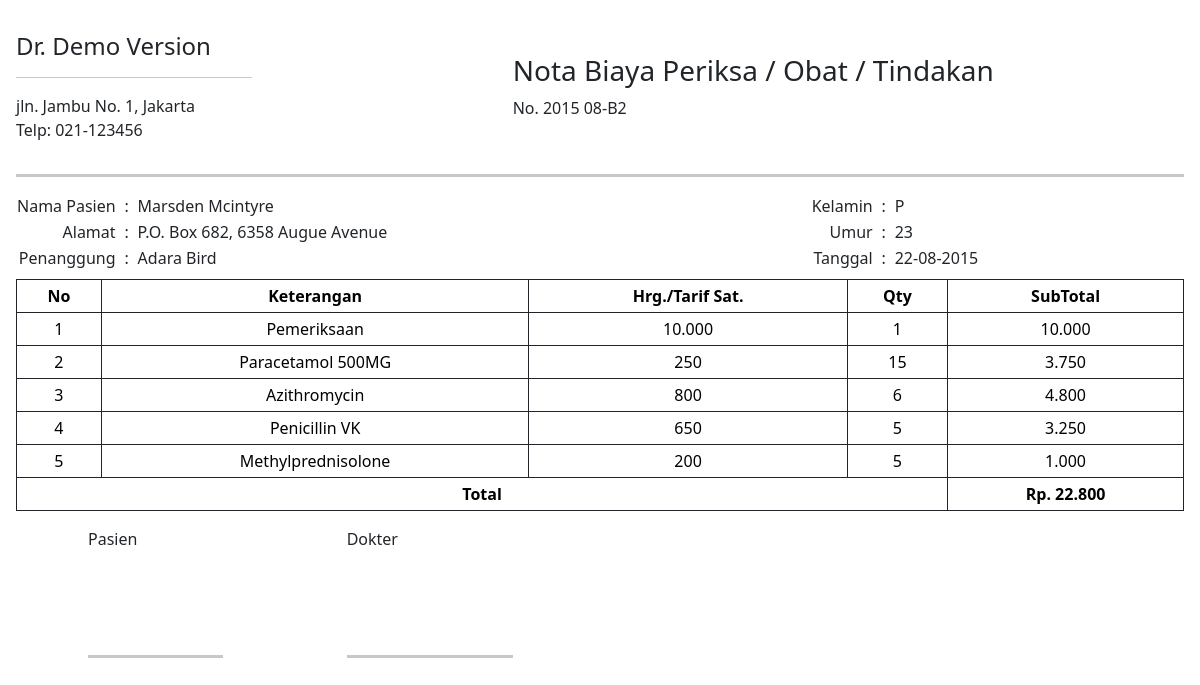
The page / on the database its author committed.
### tables this page shows
CREATE TABLE `transactions` (
  `transaction_id` int(11) NOT NULL,
  `patient_id` int(11) DEFAULT NULL,
  `doctor_id` int(11) DEFAULT NULL,
  `transaction_number` varchar(15) DEFAULT NULL,
  `transaction_insurer` varchar(50) DEFAULT NULL,
  `transation_date` date DEFAULT NULL
);

CREATE TABLE `patients` (
  `patient_id` int(11) NOT NULL,
  `patient_name` varchar(50) DEFAULT NULL,
  `patient_gender` enum('L','P') DEFAULT NULL,
  `patient_age` int(11) DEFAULT NULL,
  `patient_address` text DEFAULT NULL
);

CREATE TABLE `transactions_detail` (
  `transaction_detail_id` int(11) NOT NULL,
  `transaction_id` int(11) DEFAULT NULL,
  `service_id` int(11) DEFAULT NULL,
  `qty` int(11) DEFAULT NULL
);

CREATE TABLE `services` (
  `service_id` int(11) NOT NULL,
  `service_name` varchar(100) DEFAULT NULL,
  `service_category` enum('Layanan','Obat') DEFAULT NULL,
  `service_price` int(11) DEFAULT NULL
);

### index.php (the view, shortened to what this page needs)
<!doctype html>
<html lang="en">
<head>
    <link href="https://cdn.jsdelivr.net/npm/bootstrap@5.3.3/dist/css/bootstrap.min.css" rel="stylesheet">
</head>
<body>
    <?php
    include 'connection.php';
    $sql = "SELECT  t.transaction_number, t.transaction_insurer,p.patient_name, p.patient_address, p.patient_gender, p.patient_age, d.doctor_name, t.transation_date
            FROM transactions t
            JOIN patients p ON t.patient_id = p.patient_id
            JOIN doctors d ON t.doctor_id = d.doctor_id
            WHERE t.transaction_id = 1;";
    $result = $connection->query($sql);
    $row = $result->fetch_assoc();
    ?>
    <div class="container-fluid mt-3 text-dark p-3 justify-content-center">
        <div class="row align-items-center">
            <div class="col-md-5">
                <h4>Dr. Demo Version</h4>
                <hr class="w-50">
                <p>
                    jln. Jambu No. 1, Jakarta
                    <br>
                    Telp: 021-123456
                </p>
            </div>
            <div class="col-md-6">
                <h3>Nota Biaya Periksa / Obat / Tindakan</h3>
                <p>No. <?= $row['transaction_number'] ?></p>
            </div>
        </div>
        <hr class="border-dark border-3">
        <div class="row align-items-center justify-content-center mb-2">
            <div class="col-md-8">
                <table>
                    <tr>
                        <td class="text-end">Nama Pasien</td>
                        <td style="width: 20px;" class="text-center">:</td>
                        <td class="text-start"><?= $row['patient_name'] ?></td>
                    </tr>
                    <tr>
                        <td class="text-end">Alamat</td>
                        <td style="width: 20px;" class="text-center">:</td>
                        <td class="text-start"><?= $row['patient_address'] ?></td>
                    </tr>
                    <tr>
                        <td class="text-end">Penanggung</td>
                        <td style="width: 20px;" class="text-center">:</td>
                        <td class="text-start"><?= $row['transaction_insurer'] ?></td>
                    </tr>
                </table>
            </div>
            <div class="col-md-4">
                <table>
                    <tr>
                        <td class="text-end">Kelamin</td>
                        <td style="width: 20px;" class="text-center">:</td>
                        <td class="text-start"><?= $row['patient_gender'] ?></td>
                    </tr>
                    <tr>
                        <td class="text-end">Umur</td>
                        <td style="width: 20px;" class="text-center">:</td>
                        <td class="text-start"><?= $row['patient_age'] ?></td>
                    </tr>
                    <tr>
                        <td class="text-end">Tanggal</td>
                        <td style="width: 20px;" class="text-center">:</td>
                        <td class="text-start"><?= date('d-m-Y', strtotime($row['transation_date'])) ?></td>
                    </tr>
                </table>
            </div>
            <div class="table-responsive mt-2">
                <table class="table table-bordered text-center table-sm border-dark">
                    <thead class="fw-bold">
                        <tr>
                            <td>No</td>
                            <td>Keterangan</td>
                            <td>Hrg./Tarif Sat.</td>
                            <td>Qty</td>
                            <td>SubTotal</td>
                        </tr>
                    </thead>
                    <tbody>
                        <?php
                        $sql = "SELECT  s.service_name, s.service_price, t.qty
                                FROM transactions_detail t
                                JOIN services s ON t.service_id = s.service_id
                                WHERE t.transaction_id = 1;";
                        $result = $connection->query($sql);
                        $no = 1;
                        $subtotal = 0;
                        while ($row = $result->fetch_assoc()) {
                        ?>
                            <tr>
                                <td><?= $no++ ?></td>
                                <td><?= $row['service_name'] ?></td>
                                <td><?= number_format($row['service_price'], 0, ',', '.') ?></td>
                                <td><?= $row['qty'] ?></td>
                                <td><?= number_format($row['service_price'] * $row['qty'], 0, ',', '.') ?></td>
                            </tr>
                        <?php
                            $subtotal += $row['service_price'] * $row['qty'];
                        }
                        ?>
                        <tr class="fw-bold">
                            <td colspan="4">Total</td>
                            <td>Rp. <?= number_format($subtotal, 0, ',', '.') ?></td>
                        </tr>
                    </tbody>
                </table>
            </div>
            <div class="row">
                <div class="col-md-2 ms-4 me-5 ps-5">
                    <p>Pasien</p>
                    <br>
                    <br>
                    <br>
                    <hr class="border-dark border-3">
                </div>
                <div class="col-md-2 ms-5 ps-3">
                    <p>Dokter</p>
                    <br>
                    <br>
                    <br>
                    <hr class="border-dark border-3">
                </div>
            </div>
        </div>
</body>
</html>

### rows shown on the page
transactions: transaction_number "2015 08-B2", patient.patient_name "Marsden Mcintyre", patient.patient_address "P.O. Box 682, 6358 Augue Avenue", transaction_insurer "Adara Bird", patient.patient_gender "P", patient.patient_age "23", transation_date "22-08-2015"
transactions_detail: service.service_name "Pemeriksaan", service.service_price "10.000", qty "1", $row['service_price'] * $row['qty'] "10.000"
transactions_detail: service.service_name "Paracetamol 500MG", service.service_price "250", qty "15", $row['service_price'] * $row['qty'] "3.750"
transactions_detail: service.service_name "Azithromycin", service.service_price "800", qty "6", $row['service_price'] * $row['qty'] "4.800"
transactions_detail: service.service_name "Penicillin VK", service.service_price "650", qty "5", $row['service_price'] * $row['qty'] "3.250"
transactions_detail: service.service_name "Methylprednisolone", service.service_price "200", qty "5", $row['service_price'] * $row['qty'] "1.000"

### other values the page prints
$subtotal "22.800"
